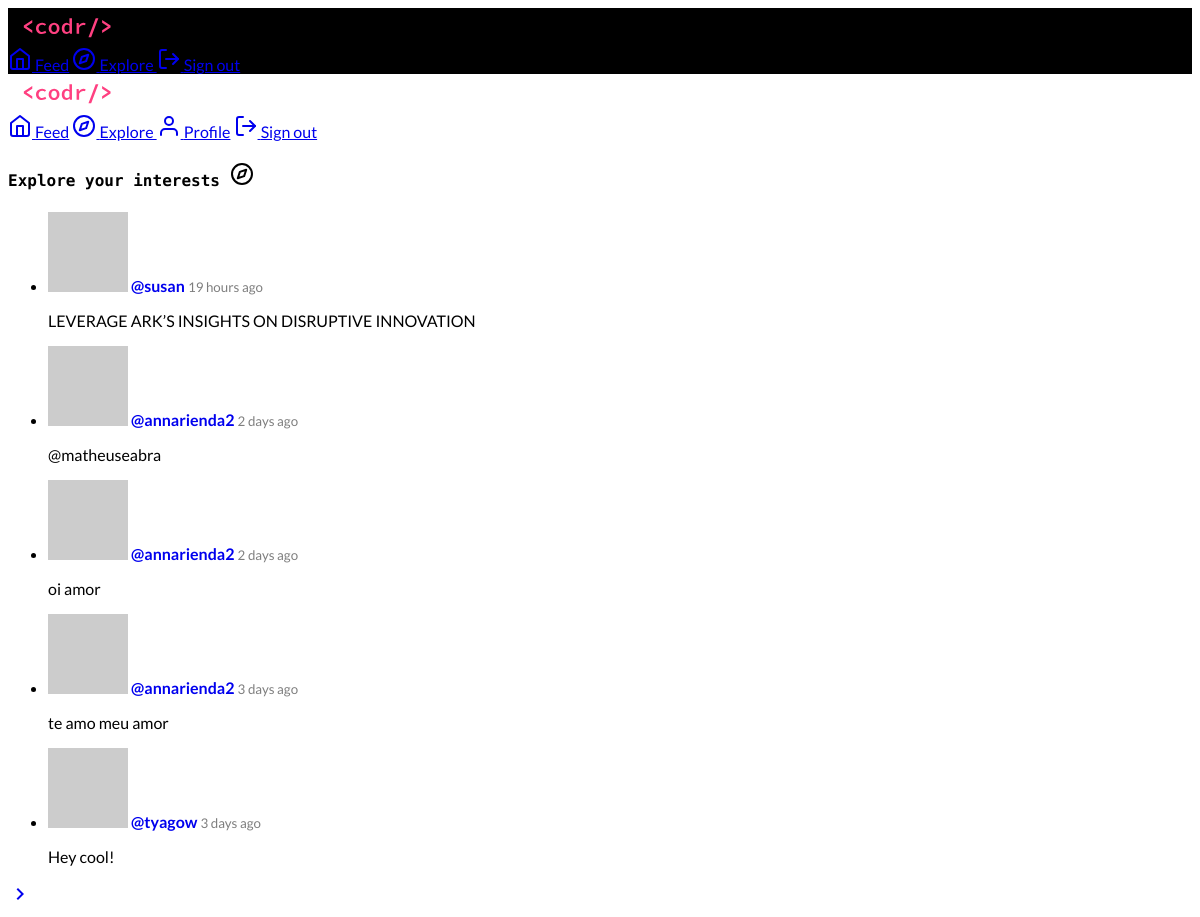
Page /explore (signed in) on the committed database.
### app/models.py (models this page shows, shortened)
class Post(db.Model):
    id = db.Column(db.Integer, primary_key=True)
    body = db.Column(db.String(140))
    timestamp = db.Column(db.DateTime, index=True, default=datetime.utcnow)
    user_id = db.Column(db.Integer, db.ForeignKey("user.id"))

### app/main/routes.py (the view)
@blueprint.route("/explore", methods=["GET"])
@login_required
def explore():
    page = request.args.get("page", 1, type=int)
    posts = Post.query.order_by(Post.timestamp.desc()).paginate(
        page, current_app.config["PAGINATION_LIMIT"], False
    )
    next_url = url_for("main.explore", page=posts.next_num) if posts.has_next else None
    prev_url = url_for("main.explore", page=posts.prev_num) if posts.has_prev else None
    return render_template(
        "explore.html",
        title="Explore",
        posts=posts.items,
        next_url=next_url,
        prev_url=prev_url,
    )

### app/main/routes.py (called while the page is built)
@blueprint.before_request
def before_request():
    if current_user.is_authenticated:
        current_user.last_seen = datetime.utcnow()
        db.session.commit()
        g.locale = str(get_locale())

### app/models.py (called while the page is built)
@login.user_loader
def load_user(id):
    return User.query.get(int(id))

    def avatar(self, size):
        digest = md5(self.email.lower().encode("utf8")).hexdigest()
        return "https://www.gravatar.com/avatar/{}?d=identicon&s={}".format(
            digest, size
        )

### app/templates/explore.html (shortened to what this page needs)
{% extends "base.html" %}
{% block content %}
<div class="mdl-grid">
    <div class="mdl-cell mdl-cell--4-col mdl-cell--4-offset mdl-cell--12-col-tablet mdl-cell--12-col-phone">
        <h4>Explore your interests <i data-feather="compass"></i></h4>
        <ul class="demo-list-three mdl-list">
            {% for post in posts %}
            {% include 'partials/_post.html' %}
            {% endfor %}
        </ul>
        {% if next_url %}
        <a href="{{ next_url }}"
            class="mdl-button mdl-js-button mdl-button--fab mdl-button--mini-fab mdl-button--colored">
            <i class="material-icons">
            </i>
        </a>
    </div>
</div>
{% endif %}
{% endblock %}

### app/templates/partials/_post.html (shortened to what this page needs)
<li class="mdl-list__item mdl-list__item--three-line">
  <span class="mdl-list__item-primary-content">
    <img src="{{ post.author.avatar(42) }}" class="material-icons mdl-list__item-avatar" />
    {{ _('%(username)s', username=user_link) }}
    <p class="mdl-list__item-text-body">
      {{ post.body }}
    </p>
  </span>
</li>

### app/static/css/global.css (style rules this page uses)
body { -webkit-animation: fadein 0.22s ease-out; -moz-animation: fadein 0.22s ease-out; -ms-animation: fadein 0.22s ease-out; -o-animation: fadein 0.22s ease-out; animation: fadein 0.22s ease-out; }

### app/templates/partials/head.html (style rules this page uses)
body { font-family: 'Lato', sans-serif; }
h1, h2, h3, h4, .mdl-layout-title { font-family: 'Source Code Pro', monospace; }

### rows in the picture
Post: body "LEVERAGE ARK’S INSIGHTS ON DISRUPTIVE INNOVATION"
Post: body "@matheuseabra"
Post: body "oi amor"
Post: body "te amo meu amor"
Post: body "Hey cool!"
